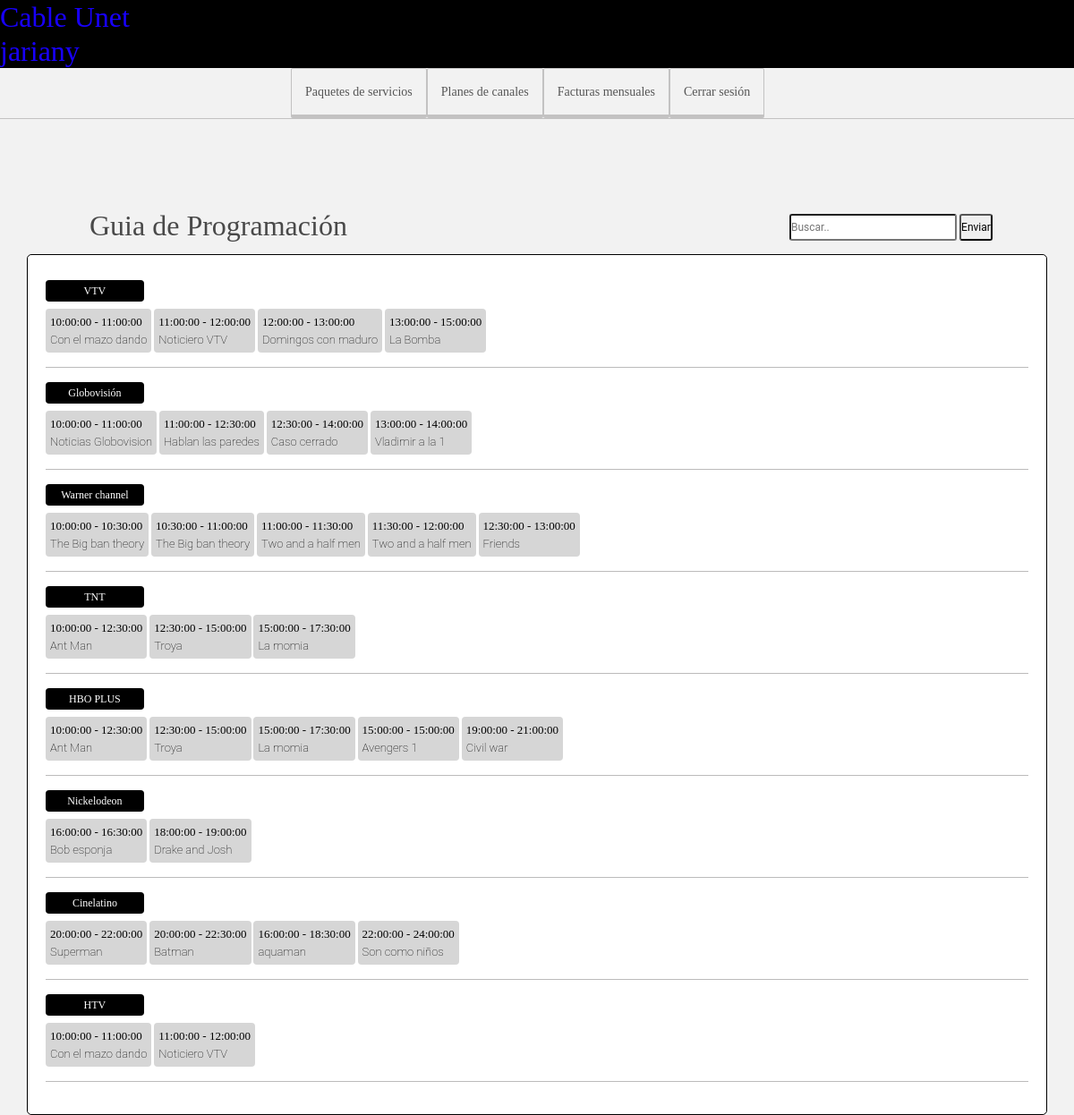
Page /PHP/user/index.php (signed in) on the committed database.
### tables this page shows
CREATE TABLE `programacion_canal` (
  `id` int(11) NOT NULL,
  `nombre_canal` varchar(100) NOT NULL,
  `id_progra` varchar(200) NOT NULL
);

CREATE TABLE `programas` (
  `id` int(11) NOT NULL,
  `programa` varchar(100) NOT NULL,
  `fecha` date NOT NULL,
  `hora_comienzo` time NOT NULL,
  `hora_termina` time NOT NULL
);

### PHP/user/index.php (the view, shortened to what this page needs)
<?php
	try {
    	$base=new PDO("mysql:host=localhost; dbname=cableunet", 'root', '');
    	$base->setAttribute(PDO::ATTR_ERRMODE,PDO::ERRMODE_EXCEPTION);
	} catch (Exception $e) {
    	die("Error ....  " . $e->getMessage());
	}
 ?>
<!DOCTYPE html>
<html>
<head>
	<link rel="stylesheet" href="https://stackpath.bootstrapcdn.com/bootstrap/4.1.3/css/bootstrap.min.css">
	<link rel="stylesheet" type="text/css" href="../../css/canales_guia.css">
</head>
<body>
	<div id="header_user">
		<h2 class="cabezera_user">Cable Unet <br><?php echo $_SESSION['usuario'] ?></br></h2>
		<ul class="nav_user">
			<li><a href="planes/plan_serv.php">Paquetes de servicios</a></li>
			<li><a href="planes/plan_canal.php">Planes de canales</a></li>
			<li><a href="config_user/factura.php">Facturas mensuales</a></li>
			<li><a href="../Admin/confg_admin/cierre.php">Cerrar sesión</a></li>
		</ul>
	</div>
	<h2 class="Guia">Guia de Programación</h2>
	<form method="post" action="../Admin/confg_admin/busqueda_db.php" class="form">
		<input type="text" name="busqueda" placeholder="Buscar.." required="">
		<input type="submit" name="buscar_user" value="Enviar">
	</form>
	<div class="container">
		<?php
	    	$sql="SELECT * FROM programacion_canal";
	    	$result=$base->prepare($sql);
	    	$result->execute();
	    	while ($current = $result->fetch(PDO::FETCH_ASSOC)):
	    		echo "<div class='canales'>" . $current['nombre_canal'] . "</div>";
	    		$programas=explode(",",$current['id_progra']);
	    		$sql="SELECT * FROM programas";
	    		$result_p=$base->prepare($sql);
	    		$result_p->execute();
	    		while($prog = $result_p->fetch(PDO::FETCH_ASSOC)){
	    			foreach ($programas as $key) {
	    				if ($prog['id'] == $key) {
	    					echo "<div class='programas'>" . " <div class='hora'>". $prog['hora_comienzo'] . " - " . $prog['hora_termina'] . "</div>" . $prog['programa'] . "  </div> ";
	    				}
	    			}
	    		}?>
			<hr>
		<?php endwhile ?>
	</div>
</body>
</html>

### css/canales_guia.css (style rules this page uses)
* { margin: 0; padding: 0; box-sizing: border-box; -webkit-box-sizing: border-box; -moz-box-sizing: border-box; -webkit-font-smoothing: antialiased; -moz-font-smoothing: antialiased; -o-font-smoothing: antialiased; font-smoothing: antialiased; text-rendering: optimizeLegibility; }
body { font-family: "Roboto", Helvetica, Arial, sans-serif; font-weight: 100; font-size: 12px; background-color: #F2F2F2; }
h2,.Guia { color: #494949; }
hr { background-color: #D1D0D0; }
li { list-style: none; }
.cabezera_user { background-color: #000; color: #1800FE; line-height: 38px; }
#header_user { width: 100%; margin: auto; border-bottom: 1px solid #C3C2C2; font-family: Arial black; margin: 0px 0px 60px; }
.nav_user { margin-left: 325px; position: relative; bottom: 8px; height: 32px; }
.nav li a,.nav_user li a { background-color: #F2F2F2; border: 1px solid #C3C2C2; border-bottom: 4px solid #C3C2C2; color: #565656; text-decoration: none; padding: 15px 15px; border-radius: 2px; font-size: 14px; display: block; }
.nav > li,.nav_user > li { float: left; }
.container { background-color: #fff; padding: 20px; margin-top: 15px; border-radius: 5px; border: 1px solid #000; }
.Guia { width: 30%; font-family: Arial black; position: relative; left: 100px; top: 40px; }
.form { width: 20%; margin-left: 73.5%; }
.form input[type="text"] { border-radius: 3px; width: 78%; height: 30px; }
.form input[type="submit"] { border-radius: 3px; height: 30px; }
.programas { display: inline-block; background-color: #D6D6D6; color: #000; border-radius: 4px; padding: 5px; font-size:13px; }
.hora { color: #000; font-family: Arial black; }
.canales { width: 10%; text-align: center; font-family: Arial black; padding: 3px; margin: 8px 0; color: #fff; background-color: #000000; border-radius: 4px; }

### rows in the picture
programacion_canal: nombre_canal "VTV"
programas: hora_comienzo "10:00:00", hora_termina "11:00:00", programa "Con el mazo dando"
programas: hora_comienzo "11:00:00", hora_termina "12:00:00", programa "Noticiero VTV"
programas: hora_comienzo "12:00:00", hora_termina "13:00:00", programa "Domingos con maduro"
programas: hora_comienzo "13:00:00", hora_termina "15:00:00", programa "La Bomba"
programacion_canal: nombre_canal "Globovisión"
programas: hora_comienzo "10:00:00", hora_termina "11:00:00", programa "Noticias Globovision"
programas: hora_comienzo "11:00:00", hora_termina "12:30:00", programa "Hablan las paredes"
programas: hora_comienzo "12:30:00", hora_termina "14:00:00", programa "Caso cerrado"
programas: hora_comienzo "13:00:00", hora_termina "14:00:00", programa "Vladimir a la 1"
programacion_canal: nombre_canal "Warner channel"
programas: hora_comienzo "10:00:00", hora_termina "10:30:00", programa "The Big ban theory"
programas: hora_comienzo "10:30:00", hora_termina "11:00:00", programa "The Big ban theory"
programas: hora_comienzo "11:00:00", hora_termina "11:30:00", programa "Two and a half men"
programas: hora_comienzo "11:30:00", hora_termina "12:00:00", programa "Two and a half men"
programas: hora_comienzo "12:30:00", hora_termina "13:00:00", programa "Friends"
programacion_canal: nombre_canal "TNT"
programas: hora_comienzo "10:00:00", hora_termina "12:30:00", programa "Ant Man"
programas: hora_comienzo "12:30:00", hora_termina "15:00:00", programa "Troya"
programas: hora_comienzo "15:00:00", hora_termina "17:30:00", programa "La momia"
programacion_canal: nombre_canal "HBO PLUS"
programas: hora_comienzo "15:00:00", hora_termina "15:00:00", programa "Avengers 1"
programas: hora_comienzo "19:00:00", hora_termina "21:00:00", programa "Civil war"
programacion_canal: nombre_canal "Nickelodeon"
programas: hora_comienzo "16:00:00", hora_termina "16:30:00", programa "Bob esponja"
programas: hora_comienzo "18:00:00", hora_termina "19:00:00", programa "Drake and Josh"
programacion_canal: nombre_canal "Cinelatino"
programas: hora_comienzo "20:00:00", hora_termina "22:00:00", programa "Superman"
programas: hora_comienzo "20:00:00", hora_termina "22:30:00", programa "Batman"
programas: hora_comienzo "16:00:00", hora_termina "18:30:00", programa "aquaman"
programas: hora_comienzo "22:00:00", hora_termina "24:00:00", programa "Son como niños"
programacion_canal: nombre_canal "HTV"

### other values in the picture
$_SESSION['usuario'] "jariany"
